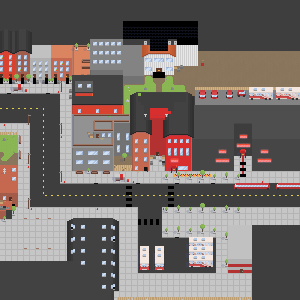

A level layout from a 2D game, rendered from its tile map. Below: a short description, then the map file with tile-grid data replaced by summaries:
An orthogonal 100x100 tile map with 3x3 px tiles, 4 tile layers (BG, Mid, Shadow, Top) and 135 objects.

<map version="1.0" orientation="orthogonal" renderorder="right-down" width="100" height="100" tilewidth="3" tileheight="3" nextobjectid="258">
 <tileset firstgid="1" name="ElectionDay_002" tilewidth="3" tileheight="3" tilecount="1980" columns="66">
  <image source="../Sprites/SpriteSheet_v002.png" width="198" height="90" />
  <terraintypes>
   <terrain name="Bench_noback" tile="1023" />
   <terrain name="Grass" tile="1651" />
   <terrain name="Dirt" tile="1654" />
   <terrain name="Wall_Red_L" tile="-1" />
   <terrain name="Roof_Orange" tile="-1" />
  </terraintypes>
  <tile id="402" terrain=",,,4" />
  <tile id="403" terrain=",,4,4" />
  <tile id="404" terrain=",,4,4" />
  <tile id="405" terrain=",,4,4" />
  <tile id="406" terrain=",,4,4" />
  <tile id="407" terrain=",,4," />
  <tile id="462" terrain=",4,,4" />
  <tile id="463" terrain="4,4,4,4" />
  <tile id="464" terrain="4,4,4,4" />
  <tile id="465" terrain="4,4,4,4" />
  <tile id="466" terrain="4,4,4,4" />
  <tile id="467" terrain="4,,4," />
  <tile id="468" terrain=",4,,4" />
  <tile id="469" terrain="4,4,4,4" />
  <tile id="470" terrain="4,4,4,4" />
  <tile id="471" terrain="4,4,4,4" />
  <tile id="472" terrain="4,4,4,4" />
  <tile id="473" terrain="4,,4," />
  <tile id="528" terrain=",4,," />
  <tile id="529" terrain="4,4,," />
  <tile id="530" terrain="4,4,," />
  <tile id="531" terrain="4,4,," />
  <tile id="532" terrain="4,4,," />
  <tile id="533" terrain="4,,," />
  <tile id="534" terrain=",4,,4" />
  <tile id="535" terrain="4,4,4,4" />
  <tile id="536" terrain="4,4,4,4" />
  <tile id="537" terrain="4,4,4,4" />
  <tile id="538" terrain="4,4,4,4" />
  <tile id="539" terrain="4,,4," />
  <tile id="595" terrain=",,4,4" />
  <tile id="596" terrain="4,4,," />
  <tile id="597" terrain="4,4,4,4" />
  <tile id="598" terrain="4,4,," />
  <tile id="890" terrain=",,,0" />
  <tile id="891" terrain=",,0,0" />
  <tile id="892" terrain=",,0," />
  <tile id="924" terrain=",,,3" />
  <tile id="925" terrain=",,3,3" />
  <tile id="926" terrain=",,3," />
  <tile id="956" terrain=",0,,0" />
  <tile id="957" terrain="0,0,0,0" />
  <tile id="958" terrain="0,,0," />
  <tile id="990" terrain=",3,," />
  <tile id="991" terrain="3,3,," />
  <tile id="992" terrain="3,,," />
  <tile id="1022" terrain=",0,," />
  <tile id="1023" terrain="0,0,," />
  <tile id="1024" terrain="0,,," />
  <tile id="1584" terrain=",,,1" />
  <tile id="1585" terrain=",,1,1" />
  <tile id="1586" terrain=",,1," />
  <tile id="1587" terrain=",,,2" />
  <tile id="1588" terrain=",,2,2" />
  <tile id="1589" terrain=",,2," />
  <tile id="1650" terrain=",1,,1" />
  <tile id="1651" terrain="1,1,1,1" />
  <tile id="1652" terrain="1,,1," />
  <tile id="1653" terrain=",2,,2" />
  <tile id="1654" terrain="2,2,2,2" />
  <tile id="1655" terrain="2,,2," />
  <tile id="1716" terrain=",1,," />
  <tile id="1717" terrain="1,1,," />
  <tile id="1718" terrain="1,,," />
  <tile id="1719" terrain=",2,," />
  <tile id="1720" terrain="2,2,," />
  <tile id="1721" terrain="2,,," />
  <tile id="1782" terrain="1,1,1," />
  <tile id="1783" terrain="1,1,," />
  <tile id="1784" terrain="1,1,,1" />
  <tile id="1785" terrain="2,2,2," />
  <tile id="1786" terrain="2,2,," />
  <tile id="1787" terrain="2,2,,2" />
  <tile id="1848" terrain="1,,1," />
  <tile id="1850" terrain=",1,,1" />
  <tile id="1851" terrain="2,,2," />
  <tile id="1853" terrain=",2,,2" />
  <tile id="1914" terrain="1,,1,1" />
  <tile id="1915" terrain=",,1,1" />
  <tile id="1916" terrain=",1,1,1" />
  <tile id="1917" terrain="2,,2,2" />
  <tile id="1918" terrain=",,2,2" />
  <tile id="1919" terrain=",2,2,2" />
 </tileset>
 <layer name="BG" width="100" height="100">
  <data>[10000 cells, 10000 non-empty, 74 distinct tile ids]</data>
 </layer>
 <layer name="Mid" width="100" height="100">
  <data>[10000 cells, 1938 non-empty, 370 distinct tile ids]</data>
 </layer>
 <objectgroup name="Object Layer">
  <object id="51" gid="1842" x="84" y="141" width="3" height="3" />
  <object id="52" gid="1978" x="87" y="141" width="3" height="3" />
  <object id="56" gid="1712" x="90" y="135" width="3" height="3" />
  <object id="59" gid="1911" x="93" y="180" width="3" height="3" />
  <object id="60" gid="1907" x="186" y="174" width="3" height="3" />
  <object id="62" gid="1778" x="12" y="132" width="3" height="3" />
  <object id="63" gid="1778" x="51" y="213" width="3" height="3" />
  <object id="64" gid="1778" x="66" y="117" width="3" height="3" />
  <object id="66" gid="1778" x="168" y="216" width="3" height="3" />
  <object id="68" gid="1847" x="219" y="213" width="3" height="3" />
  <object id="69" gid="2147485495" x="234" y="174" width="3" height="3" />
  <object id="70" gid="1847" x="153" y="180" width="3" height="3" />
  <object id="71" gid="1847" x="108" y="174" width="3" height="3" />
  <object id="72" gid="1847" x="63" y="147" width="3" height="3" />
  <object id="73" gid="1775" x="66" y="174" width="3" height="3" />
  <object id="75" gid="1775" x="102" y="216" width="3" height="3" />
  <object id="76" gid="1775" x="144" y="210" width="3" height="3" />
  <object id="77" gid="1775" x="246" y="219" width="3" height="3" />
  <object id="78" gid="1775" x="183" y="174" width="3" height="3" />
  <object id="80" gid="1711" x="180" y="174" width="3" height="3" />
  <object id="84" gid="1980" x="195" y="174" width="3" height="3" />
  <object id="85" gid="1910" x="192" y="174" width="3" height="3" />
  <object id="86" gid="1843" x="189" y="174" width="3" height="3" />
  <object id="87" gid="1781" x="198" y="174" width="3" height="3" />
  <object id="88" gid="1777" x="204" y="174" width="3" height="3" />
  <object id="92" gid="1842" x="210" y="174" width="3" height="3" />
  <object id="94" gid="2147485627" x="174" y="174" width="3" height="3" />
  <object id="96" gid="1847" x="171" y="174" width="3" height="3" />
  <object id="97" gid="1779" x="6" y="231" width="3" height="3" />
  <object id="98" gid="1776" x="24" y="237" width="3" height="3" />
  <object id="99" gid="1775" x="36" y="231" width="3" height="3" />
  <object id="102" gid="1910" x="21" y="216" width="3" height="3" />
  <object id="103" gid="1843" x="51" y="252" width="3" height="3" />
  <object id="104" gid="1980" x="6" y="243" width="3" height="3" />
  <object id="105" gid="1910" x="48" y="240" width="3" height="3" />
  <object id="106" gid="1906" x="54" y="216" width="3" height="3" />
  <object id="107" gid="1845" x="72" y="213" width="3" height="3" />
  <object id="108" gid="1775" x="33" y="210" width="3" height="3" />
  <object id="109" gid="1972" x="24" y="189" width="3" height="3" />
  <object id="110" gid="1912" x="18" y="198" width="3" height="3" />
  <object id="111" gid="1912" x="90" y="213" width="3" height="3" />
  <object id="112" gid="1912" x="21" y="147" width="3" height="3" />
  <object id="113" gid="1777" x="30" y="240" width="3" height="3" />
  <object id="114" gid="1777" x="15" y="252" width="3" height="3" />
  <object id="115" gid="1910" x="30" y="261" width="3" height="3" />
  <object id="118" gid="1910" x="132" y="213" width="3" height="3" />
  <object id="119" gid="1974" x="42" y="225" width="3" height="3" />
  <object id="121" gid="1974" x="21" y="171" width="3" height="3" />
  <object id="122" gid="1907" x="27" y="225" width="3" height="3" />
  <object id="123" gid="1907" x="81" y="216" width="3" height="3" />
  <object id="124" gid="1913" x="129" y="216" width="3" height="3" />
  <object id="125" gid="1913" x="21" y="207" width="3" height="3" />
  </objectgroup>
 <layer name="Shadow" width="100" height="100">
  <data>[10000 cells, 195 non-empty, 33 distinct tile ids]</data>
 </layer>
 <layer name="Top" width="100" height="100">
  <data>[10000 cells, 537 non-empty, 197 distinct tile ids]</data>
 </layer>
</map>
<!-- 83 of 135 objects omitted -->